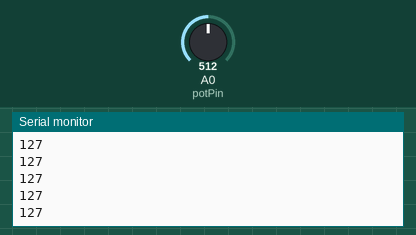
Simulated run of this sketch. Board: Arduino Uno, built with avr-gcc and run on an emulated ATmega328P. Shown: the last lines printed to the serial monitor. Inputs (shaded band) come from the test bench; at power-on: A0 (potPin) = 512.

Above: at 1.2 s.
1.3 s: A0 (potPin) set to 716
At 1.31 s:
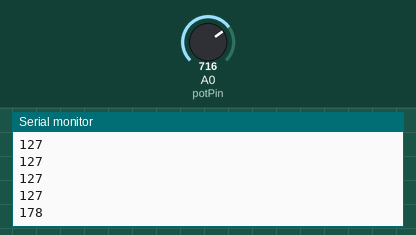
2.8 s: A0 (potPin) set to 900
At 2.81 s:
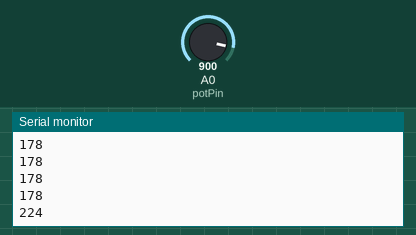
Timing chart, 0 to 5.8 s (numbered marks = the images above; inputs shaded):
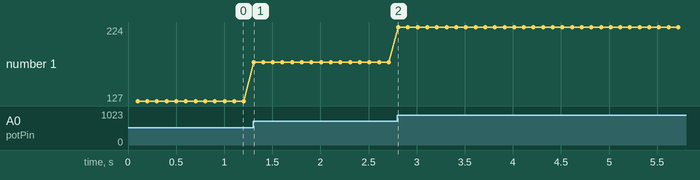

The sketch:

aula2_5.ino
```cpp
//le o valor do potenciometro convertendo o analógico em digital (de 0 a 1023 para 0 a 255)
#define potPin 14//define o pino analógico em que o potenciometro vai ser conectado
int val = 0;
void setup() {
  // put your setup code here, to run once:
  Serial.begin(9600); //definir comunicação na porta serial, com taxa de transmissão de 9600 bits por segundo.
}

void loop() {
  // put your main code here, to run repeatedly:
  delay(100);
  val = analogRead(potPin);
  val = map(val, 0, 1023, 0, 255);
  Serial.println(val);
}
```

Measured:
- after the input at 1.3 s, the serial monitor: prints a new line at once (image 1)
- after the input at 2.8 s, the serial monitor: prints a new line at once (image 2)
- plotted number 1: 127 → 178 after the input at 1.3 s, 178 → 224 after the input at 2.8 s
